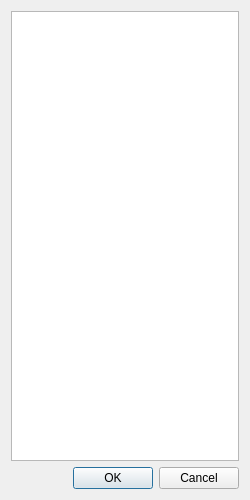
<?xml version="1.0" encoding="UTF-8"?>
<ui version="4.0">
 <class>EditDialog</class>
 <widget class="QDialog" name="EditDialog">
  <property name="windowModality">
   <enum>Qt::ApplicationModal</enum>
  </property>
  <property name="geometry">
   <rect>
    <x>0</x>
    <y>0</y>
    <width>250</width>
    <height>500</height>
   </rect>
  </property>
  <property name="windowTitle">
   <string>Редагування</string>
  </property>
  <layout class="QGridLayout" name="gridLayout">
   <item row="0" column="0">
    <widget class="QTableView" name="tableView">
     <property name="autoFillBackground">
      <bool>false</bool>
     </property>
     <property name="inputMethodHints">
      <set>Qt::ImhNone</set>
     </property>
    </widget>
   </item>
   <item row="1" column="0">
    <widget class="QDialogButtonBox" name="buttonBox">
     <property name="orientation">
      <enum>Qt::Horizontal</enum>
     </property>
     <property name="standardButtons">
      <set>QDialogButtonBox::Cancel|QDialogButtonBox::Ok</set>
     </property>
    </widget>
   </item>
  </layout>
 </widget>
 <resources/>
 <connections>
  <connection>
   <sender>buttonBox</sender>
   <signal>accepted()</signal>
   <receiver>EditDialog</receiver>
   <slot>accept()</slot>
   <hints>
    <hint type="sourcelabel">
     <x>240</x>
     <y>468</y>
    </hint>
    <hint type="destinationlabel">
     <x>157</x>
     <y>274</y>
    </hint>
   </hints>
  </connection>
  <connection>
   <sender>buttonBox</sender>
   <signal>rejected()</signal>
   <receiver>EditDialog</receiver>
   <slot>reject()</slot>
   <hints>
    <hint type="sourcelabel">
     <x>240</x>
     <y>468</y>
    </hint>
    <hint type="destinationlabel">
     <x>286</x>
     <y>274</y>
    </hint>
   </hints>
  </connection>
 </connections>
</ui>
